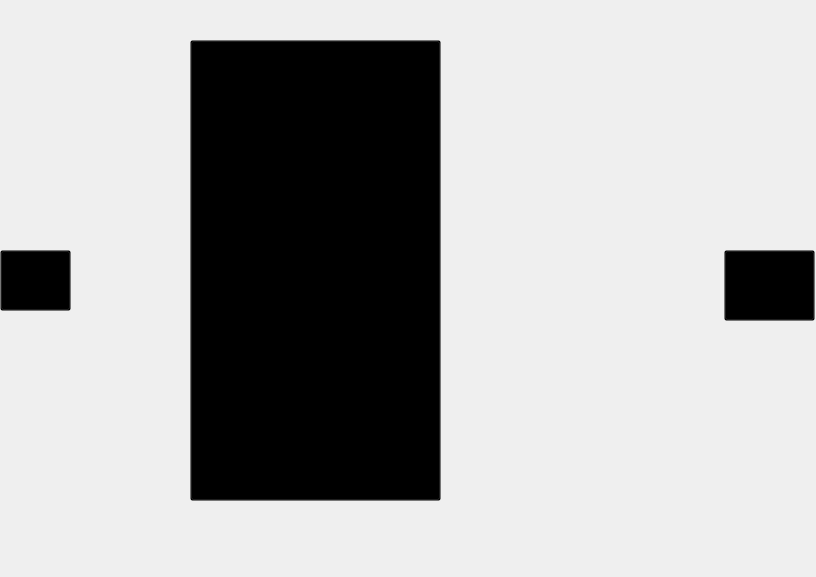
<?xml version="1.0" encoding="UTF-8"?>
<ui version="4.0">
 <class>frente</class>
 <widget class="QMainWindow" name="frente">
  <property name="geometry">
   <rect>
    <x>0</x>
    <y>0</y>
    <width>816</width>
    <height>577</height>
   </rect>
  </property>
  <property name="minimumSize">
   <size>
    <width>816</width>
    <height>577</height>
   </size>
  </property>
  <property name="maximumSize">
   <size>
    <width>816</width>
    <height>577</height>
   </size>
  </property>
  <property name="windowTitle">
   <string>MainWindow</string>
  </property>
  <widget class="QWidget" name="frente1">
   <widget class="QLabel" name="background">
    <property name="geometry">
     <rect>
      <x>0</x>
      <y>0</y>
      <width>816</width>
      <height>577</height>
     </rect>
    </property>
    <property name="minimumSize">
     <size>
      <width>816</width>
      <height>577</height>
     </size>
    </property>
    <property name="maximumSize">
     <size>
      <width>816</width>
      <height>577</height>
     </size>
    </property>
    <property name="text">
     <string/>
    </property>
    <property name="pixmap">
     <pixmap resource="../../imagens/Frente/frente.qrc">:/png/FrenteCube.png</pixmap>
    </property>
   </widget>
   <widget class="QPushButton" name="porta">
    <property name="geometry">
     <rect>
      <x>190</x>
      <y>40</y>
      <width>251</width>
      <height>461</height>
     </rect>
    </property>
    <property name="styleSheet">
     <string notr="true">background-color: rgba(0, 0, 0, 0);</string>
    </property>
    <property name="text">
     <string/>
    </property>
   </widget>
   <widget class="QLabel" name="label">
    <property name="geometry">
     <rect>
      <x>10</x>
      <y>260</y>
      <width>50</width>
      <height>50</height>
     </rect>
    </property>
    <property name="minimumSize">
     <size>
      <width>50</width>
      <height>50</height>
     </size>
    </property>
    <property name="text">
     <string/>
    </property>
    <property name="pixmap">
     <pixmap resource="../../imagens/Frente/frente.qrc">:/png/setaE.png</pixmap>
    </property>
    <property name="scaledContents">
     <bool>true</bool>
    </property>
   </widget>
   <widget class="QLabel" name="label_2">
    <property name="geometry">
     <rect>
      <x>760</x>
      <y>260</y>
      <width>50</width>
      <height>50</height>
     </rect>
    </property>
    <property name="minimumSize">
     <size>
      <width>50</width>
      <height>50</height>
     </size>
    </property>
    <property name="text">
     <string/>
    </property>
    <property name="pixmap">
     <pixmap resource="../../imagens/Frente/frente.qrc">:/png/setaD.png</pixmap>
    </property>
    <property name="scaledContents">
     <bool>true</bool>
    </property>
   </widget>
   <widget class="QPushButton" name="esquerda">
    <property name="geometry">
     <rect>
      <x>0</x>
      <y>250</y>
      <width>71</width>
      <height>61</height>
     </rect>
    </property>
    <property name="styleSheet">
     <string notr="true">background-color: rgba(0, 0, 0, 0);</string>
    </property>
    <property name="text">
     <string/>
    </property>
   </widget>
   <widget class="QPushButton" name="direira">
    <property name="geometry">
     <rect>
      <x>724</x>
      <y>250</y>
      <width>91</width>
      <height>71</height>
     </rect>
    </property>
    <property name="styleSheet">
     <string notr="true">background-color: rgba(0, 0, 0, 0);</string>
    </property>
    <property name="text">
     <string/>
    </property>
   </widget>
  </widget>
 </widget>
 <resources>
  <include location="../../imagens/Frente/frente.qrc"/>
  <include location="../../imagens/Frente/frente.qrc"/>
 </resources>
 <connections/>
</ui>
